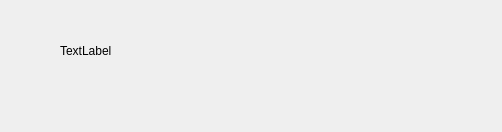
<?xml version="1.0" encoding="UTF-8"?>
<ui version="4.0">
 <class>Dialog</class>
 <widget class="QDialog" name="Dialog">
  <property name="geometry">
   <rect>
    <x>0</x>
    <y>0</y>
    <width>502</width>
    <height>132</height>
   </rect>
  </property>
  <property name="windowTitle">
   <string>Dialog</string>
  </property>
  <widget class="QLabel" name="label">
   <property name="geometry">
    <rect>
     <x>60</x>
     <y>30</y>
     <width>181</width>
     <height>41</height>
    </rect>
   </property>
   <property name="text">
    <string>TextLabel</string>
   </property>
  </widget>
 </widget>
 <resources/>
 <connections/>
</ui>
